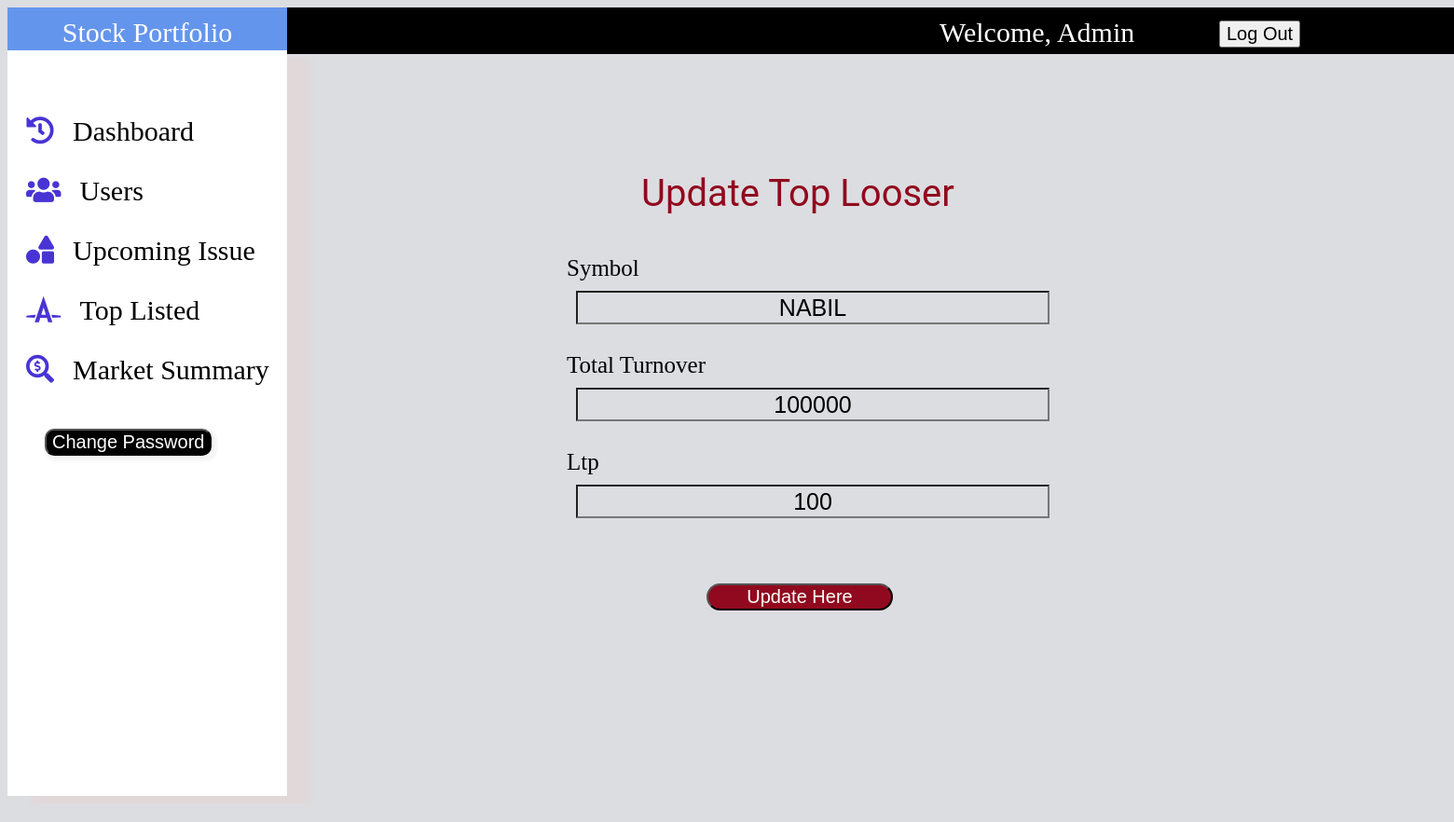
Page /project/admin/topturnoverupdate.php?id=8 (signed in) on the committed database.
### tables this page shows
CREATE TABLE `top_turnover` (
  `id` int(11) NOT NULL,
  `symbol` varchar(50) NOT NULL,
  `total_turnover` int(100) NOT NULL,
  `ltp` int(50) NOT NULL
);

### project/admin/topturnoverupdate.php (the view, shortened to what this page needs)
<?php
include("main.php");
include("database.php");
 $sno=$_GET['id'];
 $sql="Select * from top_turnover where id={$sno}";
 $result=mysqli_query($conn,$sql);
 if(mysqli_num_rows($result)>0){
    while($row=mysqli_fetch_assoc($result)){
?>
<!DOCTYPE html>
<html lang="en">
<head>
      <link href="css/toplisted.css" rel="stylesheet">
      <link href="css/topgaineradd.css" rel="stylesheet">
      <link href="css/topupdate.css" rel="stylesheet">
</head>
<body>
<div id="main-head">
        <div id="headers">Update Top Looser</div>
        <form onsubmit="return validation()" action="topturnoverupdating.php" method="POST">
       <div id="label1">
             <label>Symbol</label><br>
             <input type="text" id="symbol" name="symbol" value="<?php echo $row['symbol']?>">
       </div>
       <div id="label2">
             <label>Total Turnover</label><br>
             <input type="text" id="ltp" name="total_turnover" value="<?php echo $row['total_turnover'];?>">
       </div>
       <div id="label3">
             <label>Ltp</label><br>
             <input type="text" id="change" name="ltp" value="<?php echo $row['ltp'];?>">
       </div>
             <button name="submit" id="btn11">Update Here</button>
       </div>
      <?php
    }
}
    ?>
</body>
</html>

### project/admin/css/main.css (style rules this page uses)
body { background-color: #dcdde1; overflow: hidden; }
button { font-size: 20px; position: relative; top:-70px; left:1300px; }

### project/admin/css/toplisted.css (style rules this page uses)
#main-head { position: relative; top:-700px; left:400px; }

### project/admin/css/topgaineradd.css (style rules this page uses)
#headers { font-size: 40px; position: relative; top:20px; left:300px; color: #91091e; font-family: 'Roboto', sans-serif; }
form { position: relative; top:50px; left:200px; }
label { font-size: 25px; }
input { margin: 10px; margin-bottom: 30px; height: 30px; width: 500px; background-color: #dcdde1; outline: none; text-align: center; font-size: 25px; }
#btn11 { position: relative; left:150px; top:40px; width: 200px; color:white; background-color:#91091e; border-radius: 25px; }

### project/admin/css/topupdate.css (style rules this page uses)
#headers { height: 50px; width: 100vw; position: relative; top: 10px; left:-100px; padding-left: 380px; font-size: 40px; }

### rows in the picture
top_turnover: symbol "NABIL", total_turnover "100000", ltp "100"

### other values in the picture
$_SESSION['mail'] "Admin"
